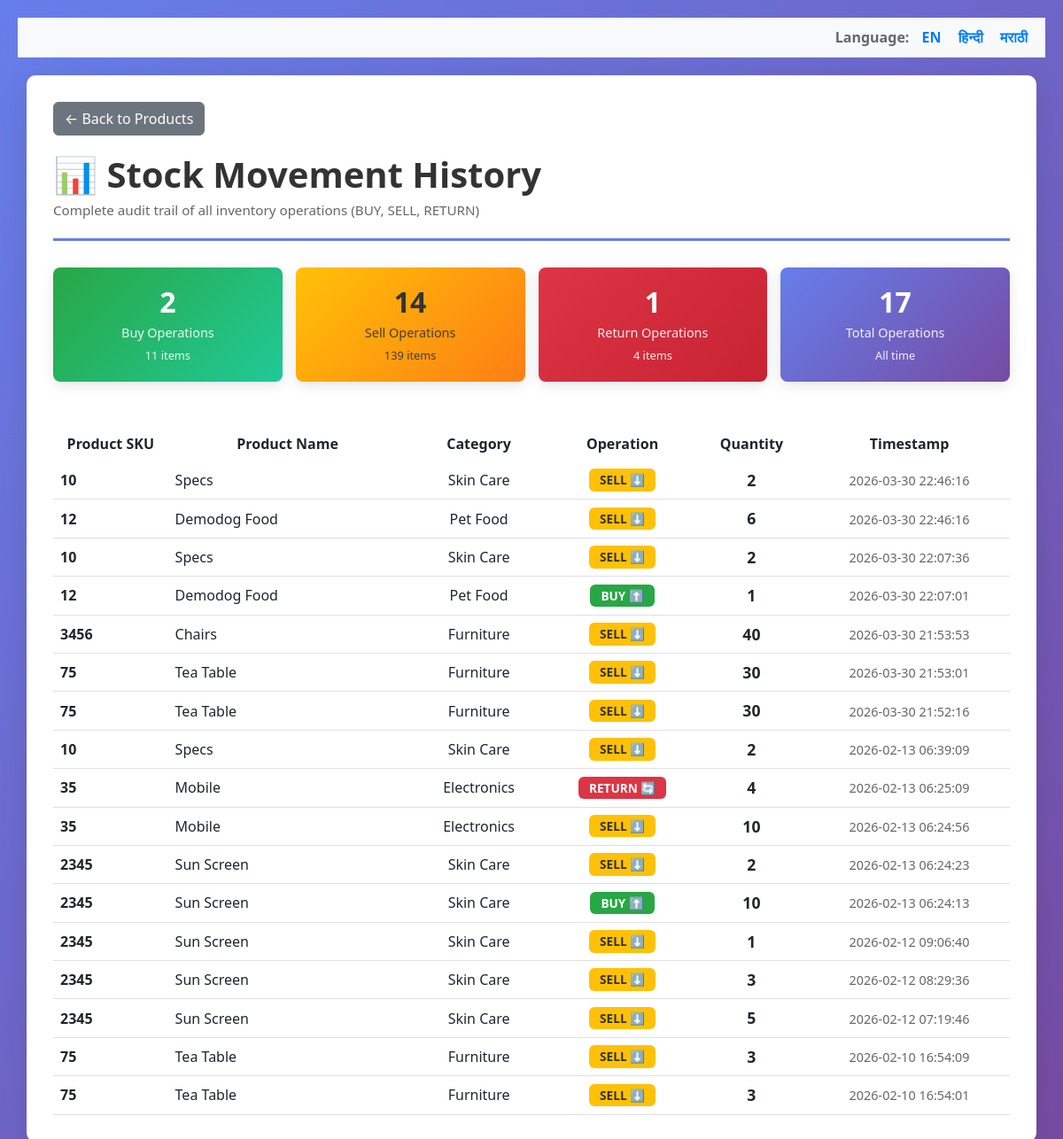
The page /stock-history on the database as committed earlier.
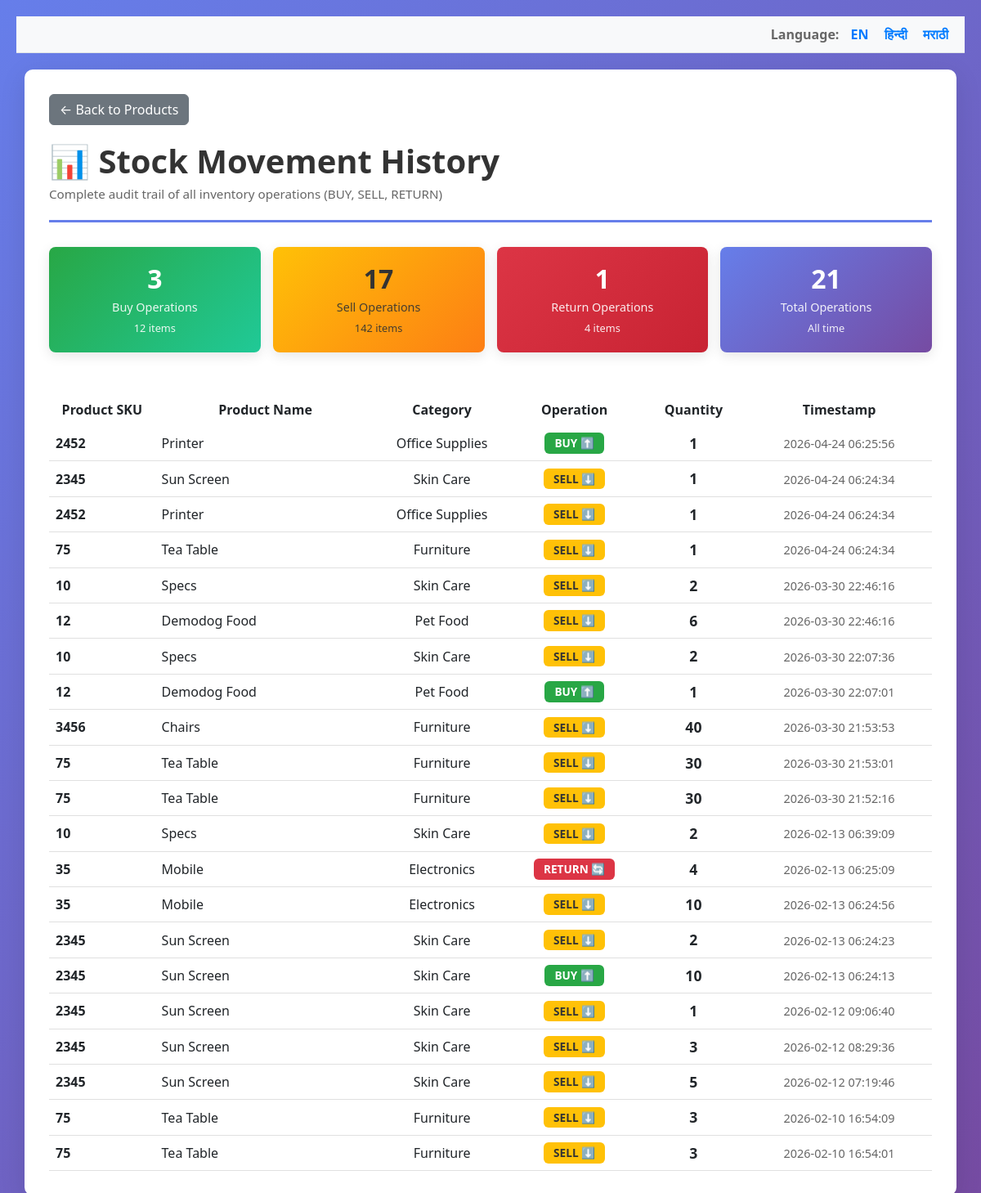
The same page on the database as committed later.
### tables this page shows
CREATE TABLE `STOCK MOVEMENT` (
            id INTEGER PRIMARY KEY AUTOINCREMENT,
            product_id INTEGER NOT NULL,
            type TEXT NOT NULL,
            quantity INTEGER NOT NULL,
            timestamp TIMESTAMP DEFAULT CURRENT_TIMESTAMP, discount REAL DEFAULT 0, final_price REAL, profit REAL,
            FOREIGN KEY (product_id) REFERENCES `PRODUCT TABLE (Core Table)`(ID)
        );

CREATE TABLE `PRODUCT TABLE (Core Table)` (
            ID INTEGER PRIMARY KEY AUTOINCREMENT,
            sku TEXT NOT NULL UNIQUE,
            Name TEXT NOT NULL,
            category_id INTEGER,
            price REAL NOT NULL,
            quantity INTEGER NOT NULL,
            shelf_number TEXT NOT NULL,
            reorder_level INTEGER NOT NULL,
            created_at TIMESTAMP DEFAULT CURRENT_TIMESTAMP, barcode_path TEXT, buy_price REAL NOT NULL DEFAULT 0, sell_price REAL NOT NULL DEFAULT 0,
            FOREIGN KEY (category_id) REFERENCES `CATEGORY TABLE`(id)
        );

CREATE TABLE `CATEGORY TABLE` (
            id INTEGER PRIMARY KEY AUTOINCREMENT,
            name TEXT NOT NULL,
            created_at TIMESTAMP DEFAULT CURRENT_TIMESTAMP
        );

### app.py (the view)
@app.route('/stock-history')
def stock_history():
    conn = get_db_connection()
    movements = conn.execute('''
        SELECT sm.id, sm.product_id, sm.type, sm.quantity, sm.timestamp,
               p.sku, p.Name, c.name as category_name
        FROM `STOCK MOVEMENT` sm
        JOIN `PRODUCT TABLE (Core Table)` p ON sm.product_id = p.ID
        LEFT JOIN `CATEGORY TABLE` c ON p.category_id = c.id
        ORDER BY sm.timestamp DESC
    ''').fetchall()
    conn.close()
    return render_template('stock_history.html', movements=movements)

### app.py (called while the page is built)
def get_locale():
    return session.get('lang', 'en')

def get_db_connection():
    conn = sqlite3.connect(DATABASE)
    conn.row_factory = sqlite3.Row
    return conn

### templates/stock_history.html (shortened to what this page needs)
<!DOCTYPE html>
<html lang="en">
<head>
    <link href="https://cdn.jsdelivr.net/npm/bootstrap@5.3.0/dist/css/bootstrap.min.css" rel="stylesheet">
</head>
<body>
    <div style="background-color: #f8f9fa; padding: 10px 20px; text-align: right; border-bottom: 1px solid #dee2e6;">
        <span style="margin-right: 10px; font-weight: bold; color: #666;">{{ _('Language:') }}</span>
        <a href="/set_language/en" style="margin-right: 15px; text-decoration: none; color: #007bff; font-weight: bold;">EN</a>
        <a href="/set_language/hi" style="margin-right: 15px; text-decoration: none; color: #007bff; font-weight: bold;">हिन्दी</a>
        <a href="/set_language/mr" style="text-decoration: none; color: #007bff; font-weight: bold;">मराठी</a>
    </div>
    <div class="container">
        <a href="/products" class="btn btn-secondary btn-back">← {{ _('Back to Products') }}</a>
        <div class="header">
            <h1>📊 {{ _('Stock Movement History') }}</h1>
            <p>{{ _('Complete audit trail of all inventory operations') }} (BUY, SELL, RETURN)</p>
        </div>
        {% if movements %}
            {% set buy_count = movements|selectattr('type', 'equalto', 'BUY')|list|length %}
            {% set sell_count = movements|selectattr('type', 'equalto', 'SELL')|list|length %}
            {% set return_count = movements|selectattr('type', 'equalto', 'RETURN')|list|length %}
            {% set buy_qty = movements|selectattr('type', 'equalto', 'BUY')|map(attribute='quantity')|sum %}
            {% set sell_qty = movements|selectattr('type', 'equalto', 'SELL')|map(attribute='quantity')|sum %}
            {% set return_qty = movements|selectattr('type', 'equalto', 'RETURN')|map(attribute='quantity')|sum %}
            <div class="stats">
                <div class="stat-card buy">
                    <h3>{{ buy_count }}</h3>
                    <p>{{ _('Buy Operations') }}</p>
                    <p style="font-size: 0.8rem;">{{ buy_qty }} {{ _('items') }}</p>
                </div>
                <div class="stat-card sell">
                    <h3>{{ sell_count }}</h3>
                    <p>{{ _('Sell Operations') }}</p>
                    <p style="font-size: 0.8rem;">{{ sell_qty }} {{ _('items') }}</p>
                </div>
                <div class="stat-card return">
                    <h3>{{ return_count }}</h3>
                    <p>{{ _('Return Operations') }}</p>
                    <p style="font-size: 0.8rem;">{{ return_qty }} {{ _('items') }}</p>
                </div>
                <div class="stat-card">
                    <h3>{{ movements|length }}</h3>
                    <p>{{ _('Total Operations') }}</p>
                    <p style="font-size: 0.8rem;">{{ _('All time') }}</p>
                </div>
            </div>
        {% endif %}
        <div class="table-wrapper">
            {% if movements %}
                <table class="table table-hover" style="margin-bottom: 0;">
                    <thead>
                        <tr>
                            <th style="width: 12%;">{{ _('Product SKU') }}</th>
                            <th style="width: 25%;">{{ _('Product Name') }}</th>
                            <th style="width: 15%;">{{ _('Category') }}</th>
                            <th style="width: 15%;">{{ _('Operation') }}</th>
                            <th style="width: 12%;">{{ _('Quantity') }}</th>
                            <th style="width: 21%;">{{ _('Timestamp') }}</th>
                        </tr>
                    </thead>
                    <tbody>
                        {% for movement in movements %}
                            <tr>
                                <td><strong>{{ movement.sku }}</strong></td>
                                <td>{{ movement.Name }}</td>
                                <td>
                                    {% if movement.category_name %}
                                        {{ movement.category_name }}
                                    {% else %}
                                        <span style="color: #999;">{{ _('Uncategorized') }}</span>
                                    {% endif %}
                                </td>
                                <td>
                                    {% if movement.type == 'BUY' %}
                                        <span class="badge badge-buy">BUY ⬆️</span>
                                    {% elif movement.type == 'SELL' %}
                                        <span class="badge badge-sell">SELL ⬇️</span>
                                    {% elif movement.type == 'RETURN' %}
                                        <span class="badge badge-return">RETURN 🔄</span>
                                    {% else %}
                                        <span class="badge bg-secondary">{{ movement.type }}</span>
                                    {% endif %}
                                </td>
                                <td>
                                    <span class="quantity">{{ movement.quantity }}</span>
                                </td>
                                <td>
                                    <span class="timestamp">{{ movement.timestamp }}</span>
                                </td>
                            </tr>
                        {% endfor %}
                    </tbody>
                </table>
            {% else %}
                <div class="no-data">
                    <h5>{{ _('No stock movements recorded yet') }}</h5>
                    <p>{{ _('Start by adding products and performing buy/sell/return operations') }}</p>
                </div>
            {% endif %}
        </div>
    </div>
</body>
</html>

### templates/stock_history.html (style rules this page uses)
body { background: linear-gradient(135deg, #667eea 0%, #764ba2 100%); min-height: 100vh; padding: 20px; }
.container { background: white; border-radius: 10px; box-shadow: 0 8px 32px rgba(0, 0, 0, 0.1); padding: 30px; margin-top: 20px; }
.header { margin-bottom: 30px; padding-bottom: 20px; border-bottom: 3px solid #667eea; }
.header h1 { color: #333; font-weight: bold; margin: 0; }
.header p { color: #666; margin: 5px 0 0 0; font-size: 0.95rem; }
.btn-back { display: inline-block; margin-bottom: 20px; }
.table-wrapper { overflow-x: auto; }
table { margin-top: 20px; }
th { background-color: #667eea; color: white; font-weight: 600; text-align: center; padding: 15px 10px; border: none; }
td { padding: 12px 10px; text-align: center; vertical-align: middle; border-bottom: 1px solid #e0e0e0; }
td:first-child { text-align: left; }
td:nth-child(2) { text-align: left; }
.badge { padding: 6px 12px; font-size: 0.85rem; font-weight: 600; }
.badge-buy { background-color: #28a745; color: white; }
.badge-sell { background-color: #ffc107; color: #333; }
.badge-return { background-color: #dc3545; color: white; }
.quantity { font-weight: 600; font-size: 1.1rem; }
.timestamp { font-size: 0.9rem; color: #666; }
.stats { display: grid; grid-template-columns: repeat(auto-fit, minmax(150px, 1fr)); gap: 15px; margin-bottom: 30px; }
.stat-card { background: linear-gradient(135deg, #667eea 0%, #764ba2 100%); color: white; padding: 20px; border-radius: 8px; text-align: center; box-shadow: 0 4px 15px rgba(0, 0, 0, 0.1); }
.stat-card h3 { margin: 0; font-size: 2rem; font-weight: bold; }
.stat-card p { margin: 5px 0 0 0; font-size: 0.9rem; opacity: 0.9; }
.stat-card.buy { background: linear-gradient(135deg, #28a745 0%, #20c997 100%); }
.stat-card.sell { background: linear-gradient(135deg, #ffc107 0%, #fd7e14 100%); color: #333; }
.stat-card.return { background: linear-gradient(135deg, #dc3545 0%, #c82333 100%); }

Rows that differ between the two databases and show on the page:
added STOCK MOVEMENT: sku "2452", Name "Printer", category_name "Office Supplies", type "BUY ⬆️", quantity "1", timestamp "2026-04-24 06:25:56"
added STOCK MOVEMENT: sku "2345", Name "Sun Screen", category_name "Skin Care", type "SELL ⬇️", quantity "1", timestamp "2026-04-24 06:24:34"
added STOCK MOVEMENT: sku "2452", Name "Printer", category_name "Office Supplies", type "SELL ⬇️", quantity "1", timestamp "2026-04-24 06:24:34"
added STOCK MOVEMENT: sku "75", Name "Tea Table", category_name "Furniture", type "SELL ⬇️", quantity "1", timestamp "2026-04-24 06:24:34"
Other text that changed with them:
{{ buy_count }}: "2" → "3"
{{ buy_qty }}: "11" → "12"
{{ sell_count }}: "14" → "17"
{{ sell_qty }}: "139" → "142"
{{ movements|length }}: "17" → "21"
